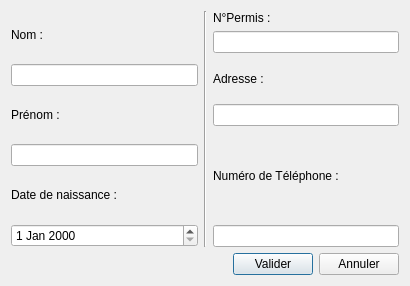
<?xml version="1.0" encoding="UTF-8"?>
<ui version="4.0">
 <class>addMoniteur</class>
 <widget class="QDialog" name="addMoniteur">
  <property name="geometry">
   <rect>
    <x>0</x>
    <y>0</y>
    <width>410</width>
    <height>286</height>
   </rect>
  </property>
  <property name="windowTitle">
   <string>Dialog</string>
  </property>
  <property name="styleSheet">
   <string notr="true">font: 57 10pt &quot;Yu Gothic Medium&quot;;</string>
  </property>
  <layout class="QGridLayout" name="gridLayout">
   <item row="0" column="0">
    <layout class="QVBoxLayout" name="verticalLayout">
     <item>
      <layout class="QHBoxLayout" name="horizontalLayout">
       <item>
        <layout class="QVBoxLayout" name="verticalLayout_13">
         <item>
          <layout class="QVBoxLayout" name="verticalLayout_4">
           <item>
            <widget class="QLabel" name="label_Code_2">
             <property name="text">
              <string>Nom :</string>
             </property>
            </widget>
           </item>
           <item>
            <widget class="QLineEdit" name="lineEdit_nom">
             <property name="styleSheet">
              <string notr="true">border-color: rgb(255, 87, 10);</string>
             </property>
            </widget>
           </item>
          </layout>
         </item>
         <item>
          <layout class="QVBoxLayout" name="verticalLayout_5">
           <item>
            <widget class="QLabel" name="label_Nom_2">
             <property name="text">
              <string>Prénom :</string>
             </property>
            </widget>
           </item>
           <item>
            <widget class="QLineEdit" name="lineEdit_prenom"/>
           </item>
          </layout>
         </item>
         <item>
          <layout class="QVBoxLayout" name="verticalLayout_7">
           <item>
            <widget class="QLabel" name="label_7">
             <property name="text">
              <string>Date de naissance :</string>
             </property>
            </widget>
           </item>
           <item>
            <widget class="QDateEdit" name="dateEdit_naissanceCandidat"/>
           </item>
          </layout>
         </item>
        </layout>
       </item>
       <item>
        <widget class="Line" name="line">
         <property name="orientation">
          <enum>Qt::Vertical</enum>
         </property>
        </widget>
       </item>
       <item>
        <layout class="QVBoxLayout" name="verticalLayout_12">
         <item>
          <layout class="QVBoxLayout" name="verticalLayout_6">
           <item>
            <layout class="QVBoxLayout" name="verticalLayout_8">
             <item>
              <widget class="QLabel" name="label_3">
               <property name="text">
                <string>N°Permis :</string>
               </property>
              </widget>
             </item>
             <item>
              <widget class="QLineEdit" name="lineEdit_numPermis"/>
             </item>
            </layout>
           </item>
           <item>
            <widget class="QLabel" name="label_Adresse">
             <property name="text">
              <string>Adresse :</string>
             </property>
            </widget>
           </item>
           <item>
            <widget class="QLineEdit" name="lineEdit_adresseAr"/>
           </item>
          </layout>
         </item>
         <item>
          <layout class="QVBoxLayout" name="verticalLayout_3">
           <item>
            <widget class="QLabel" name="label_4">
             <property name="text">
              <string>Numéro de Téléphone :</string>
             </property>
            </widget>
           </item>
           <item>
            <widget class="QLineEdit" name="lineEdit_numTelephone"/>
           </item>
          </layout>
         </item>
        </layout>
       </item>
      </layout>
     </item>
     <item>
      <layout class="QHBoxLayout" name="horizontalLayout_3">
       <item>
        <spacer name="horizontalSpacer">
         <property name="orientation">
          <enum>Qt::Horizontal</enum>
         </property>
         <property name="sizeHint" stdset="0">
          <size>
           <width>40</width>
           <height>20</height>
          </size>
         </property>
        </spacer>
       </item>
       <item>
        <widget class="QPushButton" name="pushButton_Valider">
         <property name="text">
          <string>Valider</string>
         </property>
        </widget>
       </item>
       <item>
        <widget class="QPushButton" name="pushButton_Annuler">
         <property name="text">
          <string>Annuler</string>
         </property>
        </widget>
       </item>
      </layout>
     </item>
    </layout>
   </item>
  </layout>
 </widget>
 <resources/>
 <connections/>
</ui>
